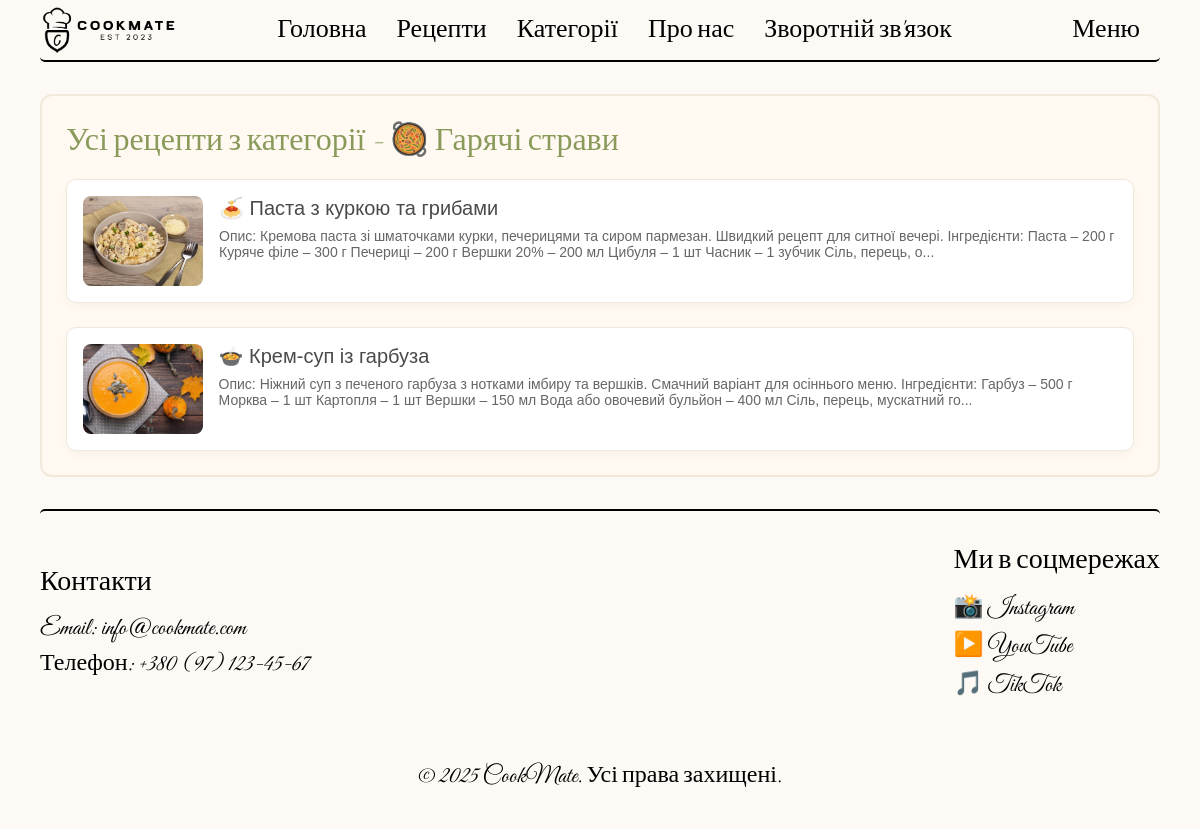
The app's page /recipes/category.php?id=2 with its own data.
### tables this page shows
CREATE TABLE `category` (
  `id` int NOT NULL,
  `name` varchar(32) NOT NULL
);

CREATE TABLE `recipe_categories` (
  `id` int NOT NULL,
  `recipe_id` int NOT NULL,
  `category_id` int NOT NULL
);

CREATE TABLE `recipe` (
  `id` int NOT NULL,
  `cook_id` int NOT NULL,
  `image` varchar(128) NOT NULL,
  `title` varchar(128) NOT NULL,
  `description` text NOT NULL,
  `complexity` tinyint NOT NULL
);

### recipes/app/database/db.php (called while the page is built, shortened)
<?php
require('connect.php');
function dbCheckError($query){
    $errInfo = $query->errorInfo();
    return true;
}
function selectAll($table, $params = []){
    global $pdo;
    $sql = "SELECT * FROM $table";
    if (!empty($params)){
        $i = 0;
        foreach ($params as $key => $value){
            if ($i === 0){
                $sql = $sql . " WHERE $key = $value";
            }else{
                $sql = $sql . " AND $key = $value";
            }
            $i++;
        }
    }
    $query = $pdo->prepare($sql);
    $query->execute();
    return $query->fetchAll();
}
function selectOne($table, $params = []){
    global $pdo;
    $sql = "SELECT * FROM $table";
    if (!empty($params)){
        $i = 0;
        foreach ($params as $key => $value){
            if ($i === 0){
                $sql = $sql . " WHERE $key = $value";
            }else{
                $sql = $sql . " AND $key = $value";
            }
            $i++;
        }
    }
    $query = $pdo->prepare($sql);
    $query->execute();
    return $query->fetch();
}

### recipes/category.php (the view, shortened to what this page needs)
<?php
$id = $_GET['id'];
$rec_cat = selectAll('recipe_categories', ['category_id' => $id]);
$category = selectOne('category', ['id' => $id]);
?>
<!DOCTYPE html>
<html lang="en">
<head>
    <link rel="stylesheet" href="./assets/css/styles.css">
</head>
<body>
    <?php include("app/include/header.php"); ?>
    <div class="main-page-wrapper container">
        <div class="latest-recipes-block">
            <h2>Усі рецепти з категорії - <?= $category['name'] ?></h2>
            <div class="recipes-list">
            <?php foreach ($rec_cat as $rc):
                $recipe = selectOne('recipe', ['id' => $rc['recipe_id']]); ?>
                <a href="recipe.php?id=<?= $recipe['id'] ?>">
                    <div class="recipe-card">
                        <img src="./assets/img/recipes/<?= $recipe['image'] ?>" alt="Фото рецепту">
                        <div class="recipe-info">
                            <h3><?= htmlspecialchars($recipe['title']) ?></h3>
                            <p><?= mb_strimwidth(htmlspecialchars($recipe['description']), 0, 240, "...") ?></p>
                        </div>
                    </div>
                </a>
            <?php endforeach; ?>
            </div>
        </div>
    </div>
    <?php include("app/include/footer.php"); ?>
</body>
</html>

### recipes/assets/css/styles.css (style rules this page uses)
* { margin: 0; padding: 0; font-weight: 400; text-decoration: none; color: white; font-family: "Montserrat", sans-serif; font-optical-sizing: auto; font-weight: 500; font-style: normal; text-decoration: none; }
body { background-color: #fdfaf6; color: black; }
html { scroll-behavior: smooth; }
a { font-weight: 700; }
.container { max-width: 1120px; margin: 0 auto; }
.main-page-wrapper { display: flex; gap: 2rem; padding: 2rem; }
.latest-recipes-block { flex: 3; background-color: #fff9f2; padding: 1.5rem; border-radius: 12px; border: 2px solid #f2e8dc; }
.latest-recipes-block h2 { font-family: 'Great Vibes', cursive; font-size: 32px; color: #8a9a5b; margin-bottom: 1rem; }
.recipes-list { display: flex; flex-direction: column; gap: 1.5rem; }
.recipe-card { display: flex; gap: 1rem; background-color: #fff; padding: 1rem; border-radius: 10px; box-shadow: 0 4px 8px rgba(0, 0, 0, 0.03); border: 1px solid #f0e8dd; transition: transform 0.2s; }
.recipe-card img { width: 120px; height: 90px; object-fit: cover; border-radius: 8px; }
.recipe-info h3 { margin: 0; font-size: 20px; color: #4a4a4a; }
.recipe-info p { margin: 0.5rem 0 0; font-size: 14px; color: #666; }

### records on screen
category: name "🥘 Гарячі страви"
recipe_categories: recipe.image (picture), recipe.title "🍝 Паста з куркою та грибами", recipe.description "Опис: Кремова паста зі шматочками курки, печерицями та сиром пармезан. Швидкий рецепт для ситної вечері. Інгредієнти: Паста – 200 г Куряче філе – 300 г Печериці – 200 г Вершки 20% – 200 мл Цибуля – 1 шт Часник – 1 зубчик Сіль, перець, о..."
recipe_categories: recipe.image (picture), recipe.title "🍲 Крем-суп із гарбуза", recipe.description "Опис: Ніжний суп з печеного гарбуза з нотками імбиру та вершків. Смачний варіант для осіннього меню. Інгредієнти: Гарбуз – 500 г Морква – 1 шт Картопля – 1 шт Вершки – 150 мл Вода або овочевий бульйон – 400 мл Сіль, перець, мускатний го..."
